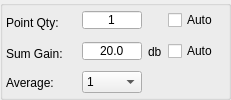
            <widget class="QGroupBox" name="groupBox_2">
             <property name="maximumSize">
              <size>
               <width>300</width>
               <height>16777215</height>
              </size>
             </property>
             <property name="title">
              <string/>
             </property>
             <layout class="QGridLayout" name="gridLayout_19">
              <property name="leftMargin">
               <number>3</number>
              </property>
              <property name="topMargin">
               <number>0</number>
              </property>
              <property name="rightMargin">
               <number>10</number>
              </property>
              <property name="bottomMargin">
               <number>0</number>
              </property>
              <item row="0" column="0">
               <layout class="QGridLayout" name="gridLayout">
                <item row="0" column="1">
                 <widget class="QSpinBox" name="ValuePointQty">
                  <property name="sizePolicy">
                   <sizepolicy hsizetype="Minimum" vsizetype="Fixed">
                    <horstretch>0</horstretch>
                    <verstretch>0</verstretch>
                   </sizepolicy>
                  </property>
                  <property name="minimumSize">
                   <size>
                    <width>60</width>
                    <height>20</height>
                   </size>
                  </property>
                  <property name="maximumSize">
                   <size>
                    <width>16777215</width>
                    <height>20</height>
                   </size>
                  </property>
                  <property name="alignment">
                   <set>Qt::AlignCenter</set>
                  </property>
                  <property name="buttonSymbols">
                   <enum>QAbstractSpinBox::NoButtons</enum>
                  </property>
                  <property name="minimum">
                   <number>1</number>
                  </property>
                  <property name="maximum">
                   <number>8192</number>
                  </property>
                 </widget>
                </item>
                <item row="0" column="3">
                 <widget class="QCheckBox" name="CheckPointQtyAuto">
                  <property name="text">
                   <string>Auto</string>
                  </property>
                 </widget>
                </item>
                <item row="0" column="0">
                 <widget class="QLabel" name="LabelPointQty">
                  <property name="sizePolicy">
                   <sizepolicy hsizetype="Fixed" vsizetype="Fixed">
                    <horstretch>0</horstretch>
                    <verstretch>0</verstretch>
                   </sizepolicy>
                  </property>
                  <property name="minimumSize">
                   <size>
                    <width>70</width>
                    <height>25</height>
                   </size>
                  </property>
                  <property name="maximumSize">
                   <size>
                    <width>70</width>
                    <height>20</height>
                   </size>
                  </property>
                  <property name="text">
                   <string>Point Qty:</string>
                  </property>
                 </widget>
                </item>
                <item row="1" column="1">
                 <widget class="QDoubleSpinBox" name="ValueSumGain">
                  <property name="sizePolicy">
                   <sizepolicy hsizetype="Fixed" vsizetype="Fixed">
                    <horstretch>0</horstretch>
                    <verstretch>0</verstretch>
                   </sizepolicy>
                  </property>
                  <property name="minimumSize">
                   <size>
                    <width>60</width>
                    <height>20</height>
                   </size>
                  </property>
                  <property name="maximumSize">
                   <size>
                    <width>60</width>
                    <height>20</height>
                   </size>
                  </property>
                  <property name="alignment">
                   <set>Qt::AlignCenter</set>
                  </property>
                  <property name="buttonSymbols">
                   <enum>QAbstractSpinBox::NoButtons</enum>
                  </property>
                  <property name="decimals">
                   <number>1</number>
                  </property>
                  <property name="minimum">
                   <double>20.000000000000000</double>
                  </property>
                  <property name="maximum">
                   <double>48.000000000000000</double>
                  </property>
                 </widget>
                </item>
                <item row="2" column="1">
                 <widget class="QComboBox" name="ComAverage">
                  <property name="minimumSize">
                   <size>
                    <width>60</width>
                    <height>0</height>
                   </size>
                  </property>
                  <property name="maximumSize">
                   <size>
                    <width>60</width>
                    <height>16777215</height>
                   </size>
                  </property>
                  <item>
                   <property name="text">
                    <string>1</string>
                   </property>
                  </item>
                  <item>
                   <property name="text">
                    <string>2</string>
                   </property>
                  </item>
                  <item>
                   <property name="text">
                    <string>4</string>
                   </property>
                  </item>
                  <item>
                   <property name="text">
                    <string>8</string>
                   </property>
                  </item>
                  <item>
                   <property name="text">
                    <string>16</string>
                   </property>
                  </item>
                 </widget>
                </item>
                <item row="2" column="0">
                 <widget class="QLabel" name="LabelAverage">
                  <property name="sizePolicy">
                   <sizepolicy hsizetype="Fixed" vsizetype="Fixed">
                    <horstretch>0</horstretch>
                    <verstretch>0</verstretch>
                   </sizepolicy>
                  </property>
                  <property name="minimumSize">
                   <size>
                    <width>70</width>
                    <height>25</height>
                   </size>
                  </property>
                  <property name="maximumSize">
                   <size>
                    <width>70</width>
                    <height>16777215</height>
                   </size>
                  </property>
                  <property name="text">
                   <string>Average:</string>
                  </property>
                 </widget>
                </item>
                <item row="1" column="3">
                 <widget class="QCheckBox" name="CheckSumGainAuto">
                  <property name="text">
                   <string>Auto</string>
                  </property>
                 </widget>
                </item>
                <item row="1" column="0">
                 <widget class="QLabel" name="LabelSumGain">
                  <property name="sizePolicy">
                   <sizepolicy hsizetype="Fixed" vsizetype="Fixed">
                    <horstretch>0</horstretch>
                    <verstretch>0</verstretch>
                   </sizepolicy>
                  </property>
                  <property name="minimumSize">
                   <size>
                    <width>70</width>
                    <height>25</height>
                   </size>
                  </property>
                  <property name="maximumSize">
                   <size>
                    <width>70</width>
                    <height>20</height>
                   </size>
                  </property>
                  <property name="text">
                   <string>Sum Gain:</string>
                  </property>
                 </widget>
                </item>
                <item row="1" column="2">
                 <widget class="QLabel" name="LabelSumGainUnit">
                  <property name="text">
                   <string>db</string>
                  </property>
                 </widget>
                </item>
               </layout>
              </item>
             </layout>
            </widget>
